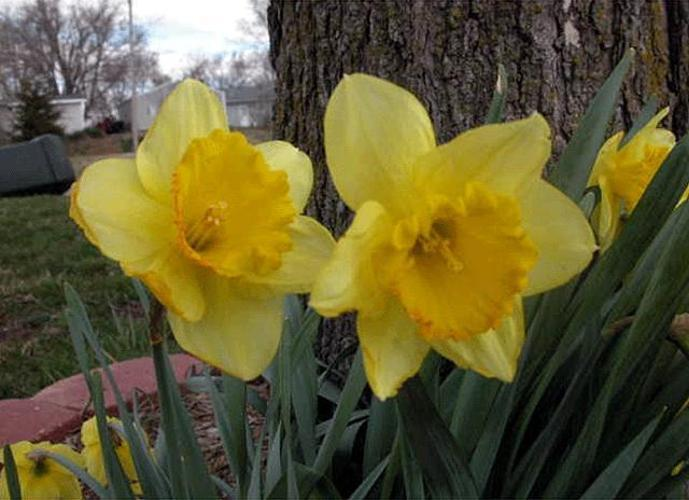
#> input picture data/jpg/image_0001.jpg, 689 x 500 px; its folder holds 4 pictures in this run
$ python analysis.py
#> lines starting #> are read from the running program, lines starting #| are printed output that depends on the picture
from pathlib import Path

import numpy as np
import pandas as pd
from PIL import Image
from tqdm import tqdm

# Index of the chosen image
CHOSEN_IMAGE = 0


def extract_histogram_features(image: np.ndarray) -> np.ndarray:
    """This creates a histogram for each channel
    and concatenates them into one vector"""
    channel_histograms = []
    bins = np.arange(start=0, stop=256, step=1)
    for channel in image.transpose((2, 0, 1)):
        hist, _ = np.histogram(channel, bins=bins, range=(0, 255))
        channel_histograms.append(hist)
    return np.concatenate(channel_histograms)


def chisqr_distance(h1: np.ndarray, h2: np.ndarray):
    """I copied the implementation from OpenCV,
    because I don't wanna use OpenCV."""
    # Avoiding division with zero
    mask = h1 != 0
    h1 = h1[mask]
    h2 = h2[mask]
    return np.sum(np.square(h1 - h2) / h1)


print("Finding image files.")
image_files = Path("data/jpg").glob("image_*.jpg")
image_files = list(sorted(image_files))

print("Loading images")
images = [np.array(Image.open(file)) for file in tqdm(image_files)]
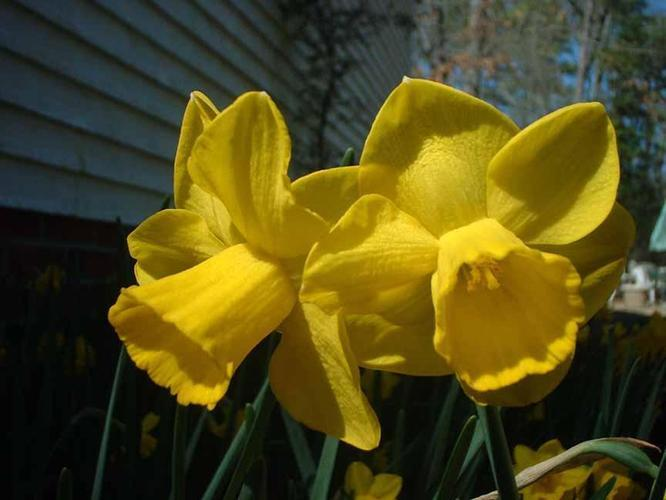
#> input picture data/jpg/image_0020.jpg, 666 x 500 px
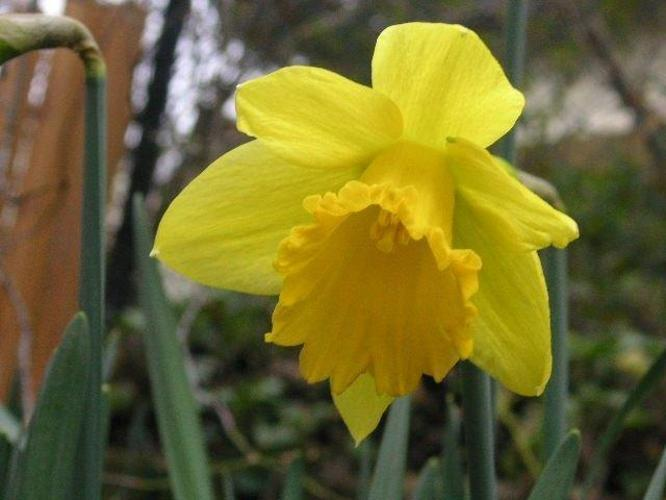
#> input picture data/jpg/image_0049.jpg, 666 x 500 px
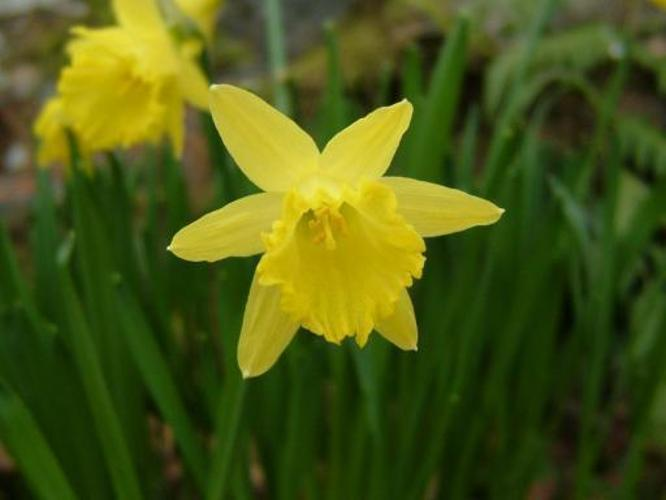
#> input picture data/jpg/image_0072.jpg, 666 x 500 px
#> images = 4 items

print("Calculating histograms")
histograms = [extract_histogram_features(image) for image in tqdm(images)]
#> the loop in extract_histogram_features, `for channel in image.transpose((2, 0, 1)):` made 3 passes
#> after the loop in extract_histogram_features, `for channel in image.transpose((2, 0, 1)):`: channel_histograms = 3 items
#> the loop in extract_histogram_features (call 2), `for channel in image.transpose((2, 0, 1)):` made 3 passes
#> histograms = 4 items

print("Calculating distances.")
chosen = histograms[CHOSEN_IMAGE]
#> chosen = 765 values, max 14525 at index 510, min 53 at index 727, mean 1351
distances = np.array([chisqr_distance(chosen, other) for other in tqdm(histograms)])
#> in chisqr_distance, `h1 = h1[mask]`: h1 has the same summary as chosen outside chisqr_distance
#> in chisqr_distance, `h2 = h2[mask]`: h2 has the same summary as chosen outside chisqr_distance
#> distances = [0, 815200.9, 604877.3, 844507]
top_indices = np.argsort(distances)[: 5 + 1]
#> top_indices = [0, 2, 1, 3]

print("Saving results.")
out_df = pd.DataFrame(
    {
        "Filename": [image_files[i] for i in top_indices],
        "Distance": [distances[i] for i in top_indices],
    }
)
#> out_df = table of 4 rows and 2 columns
# Renaming the chosen image to target
out_df["Filename"] = out_df["Filename"].mask(
    out_df["Filename"] == image_files[CHOSEN_IMAGE], "Target"
)

out_folder = Path("out")
out_folder.mkdir(exist_ok=True)
target_id = image_files[CHOSEN_IMAGE].stem
#> target_id = 'image_0001'
out_file = out_folder.joinpath(f"{target_id}.csv")
out_df.to_csv(out_file)
